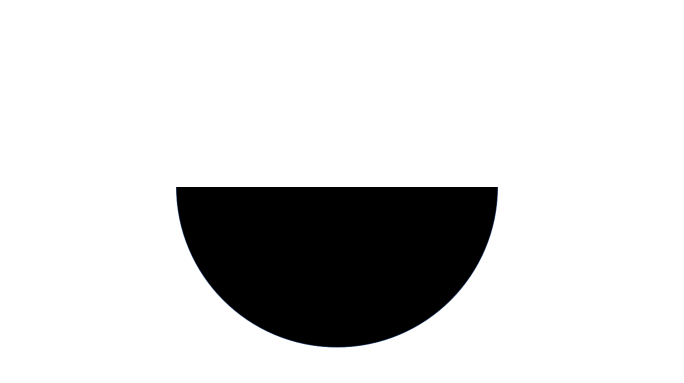
#> input picture semicircle.jpg, 1368 x 766 px (shown at 1/2 size)
$ python polyfit.py   (older library calls are emulated)
#> lines starting #> are read from the running program, lines starting #| are printed output that depends on the picture; after the words box and inside, x2 and y2 are one past the last pixel; in counts of white or black regions, pixels touching at a corner belong together
import numpy as np
from PIL import Image
import glob
import cv2
import pandas as pd
import matplotlib.pyplot as plt
from skimage import morphology
from scipy import ndimage
plt.rcParams['font.sans-serif']=['Microsoft YaHei']

img_path = 'semicircle.jpg'
img = cv2.imread(img_path)
#> img is the input picture: shape (766, 1368, 3); mean B, G, R 215.7, 215.6, 215.6
gray = cv2.cvtColor(img, cv2.COLOR_RGB2GRAY)
ret, BW = cv2.threshold(gray, 80, 1, cv2.THRESH_BINARY)
#> BW: shape (766, 1368); values 0 (black) and 1 (white), 84.6% white; 1 black region, box (x1, y1, x2, y2) and area: (353, 374, 995, 694) 161415
plt.figure(1)
plt.imshow(BW, cmap='binary')
plt.show()
plt.close(1)

# 提取边缘
y, x = np.where(BW == 0)
df = pd.DataFrame({'x': x, 'y': y})
#> df = table of 161415 rows and 2 columns
data_group = df.groupby(['x']).max()
#> data_group = table of 642 rows and 1 columns
data_group.index.name = 'index'
data_group['x'] = data_group.index
data_group.sort_values('x', ascending=True, inplace=True)
x = np.array(data_group['x']).astype(np.int)
#> x = 642 values from 353 to 994
y = np.array(data_group['y']).astype(np.int)
#> y = 642 values, max 693 at index 300, min 392 at index 0, mean 624.4
# [6 lines of commented-out code are left out]
factor = 2/(max(x) - min(x))
#> factor = 0.00312

# 计算曲率
x = x * factor
#> x = 642 values from 1.1 to 3.1
y = y * factor
#> y = 642 values, max 2.16 at index 300, min 1.22 at index 0, mean 1.95
plt.figure(2)
plt.plot(x, y)
plt.show()
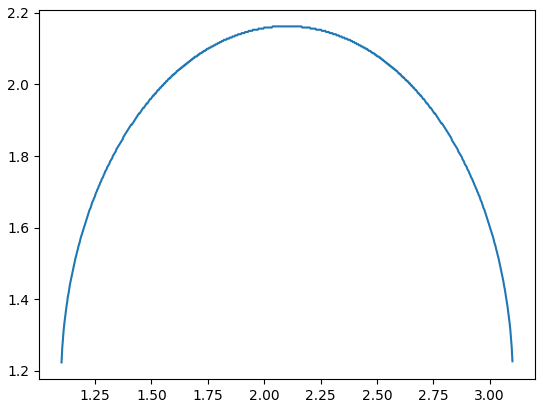
#> figure drawn by matplotlib, 1 panel; curve peaks at x = 2.04, y = 2.16
plt.close(2)

# 多项式拟合
length = len(x)
#> length = 642
delta = 30
K = np.zeros(length)
#> K = 642 values from 0 to 0
for i in range(delta, length-delta):
    # 2次多项式
    # c0 = np.polyfit(x[i - delta:i + delta], y[i - delta:i + delta], 2)
    # c1 = np.array([c0[0]*2, c0[1]*1])
    # c2 = np.array([c1[1]])

    # 3次多项式
    c0 = np.polyfit(x[i - delta:i + delta], y[i - delta:i + delta], 3)  # 挠曲线系数
    c1 = np.array([c0[0] * 3, c0[1] * 2, c0[2]])  # 1阶导函数系数
    c2 = np.array([c1[0] * 2, c1[1]])  # 2阶导函数系数

    # 4次多项式
    # c0 = np.polyfit(x[i - delta:i + delta], y[i - delta:i + delta], 4)  # 挠曲线系数
    # c1 = np.array([c0[0] * 4, c0[1] * 3, c0[2]*2])  # 1阶导函数系数
    # c2 = np.array([c1[0] * 3, c1[1]*2])  # 2阶导函数系数

    Y = np.poly1d(c0)
    ddy = np.poly1d(c2)
    dy = np.poly1d(c1)
    # y0[i] = Y(x[i])
    K[i] = ddy(x[i]) / ((1 + dy(x[i]) ** 2) ** (3 / 2))
#> this loop made 582 passes
#> (c0, c1, c2) on passes 1 to 3: ([79.58, -295.2, 366.6, -150.7], [238.7, -590.4, 366.6], [477.5, -590.4]), ([64.03, -239, 299, -123.7], [192.1, -478, 299], [384.2, -478]), ([54.21, -203.5, 256.3, -106.5], [162.6, -407.1, 256.3], [325.3, -407.1])
#> after the loop, K = 642 values, max 0 at index 0, min -1.8 at index 30, mean -0.932

plt.figure(3)
s = np.array(range(length))
#> s = 642 values from 0 to 641
plt.plot(s, K)
plt.title('3次多项式拟合下半径为1的半圆曲率识别结果')
plt.savefig('semicircle_3.png',dpi=1080)
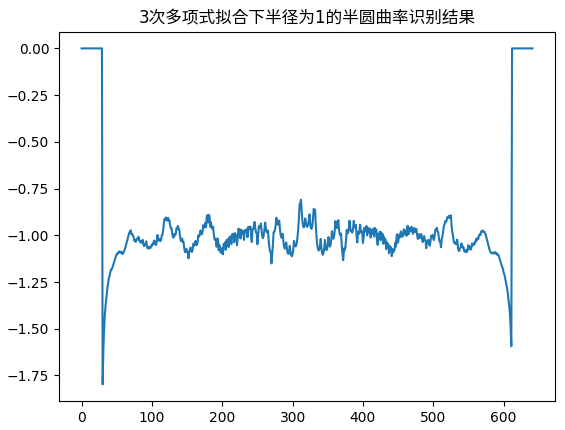
#> figure drawn by matplotlib, 1 panel; curve peaks at x = 0, y = 0
plt.show()
plt.close(3)

$ run again, with circle.jpg copied over semicircle.jpg
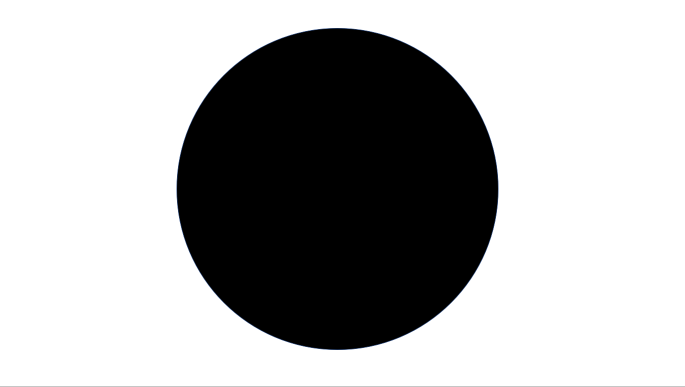
#> input picture circle.jpg, 1370 x 773 px (shown at 1/2 size)
#> img is the input picture: shape (773, 1370, 3); mean B, G, R 176.8, 176.7, 176.6
#> `ret, BW = cv2.threshold(gray, 80, 1, cv2.THRESH_BINARY)`:
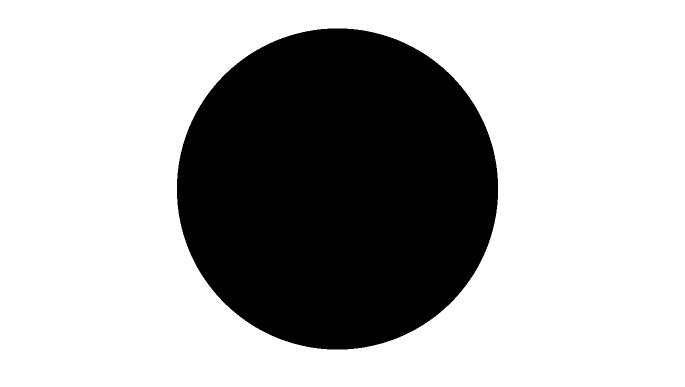
#> BW: shape (773, 1370) (shown at 1/2 size); values 0 (black) and 1 (white), 69.4% white; 1 black region, box (x1, y1, x2, y2) and area: (354, 57, 996, 699) 324102
#> df = table of 324102 rows and 2 columns
#> data_group = table of 642 rows and 1 columns
#> `x = np.array(data_group['x']).astype(np.int)`: x = 642 values from 354 to 995
#> `y = np.array(data_group['y']).astype(np.int)`: y = 642 values, max 698 at index 300, min 397 at index 0, mean 629.4
#> factor = 0.00312
#> `x = x * factor`: x = 642 values from 1.1 to 3.1
#> `y = y * factor`: y = 642 values, max 2.18 at index 300, min 1.24 at index 0, mean 1.96
#> `plt.show()`:
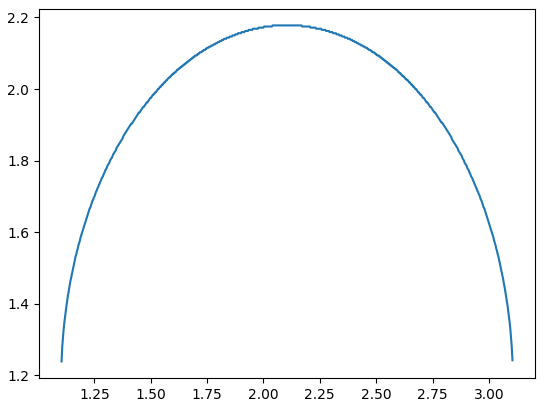
#> figure drawn by matplotlib, 1 panel; curve peaks at x = 2.04, y = 2.18
#> length = 642
#> the loop `for i in range(delta, length-delta):` made 582 passes
#> (c0, c1, c2) on passes 1 to 3: ([79.58, -295.9, 368.4, -151.8], [238.7, -591.9, 368.4], [477.5, -591.9]), ([64.03, -239.6, 300.5, -124.6], [192.1, -479.2, 300.5], [384.2, -479.2]), ([54.21, -204, 257.6, -107.3], [162.6, -408.1, 257.6], [325.3, -408.1])
#> after the loop `for i in range(delta, length-delta):`: K = 642 values, max 0 at index 0, min -1.8 at index 30, mean -0.932
